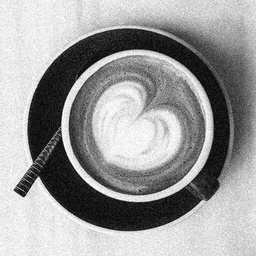
#> input picture data/coffee_noise.jpg, 256 x 256 px, shrunk from 512 x 512 before the run, found by its file name
$ jupyter execute --allow-errors 2_2_smoothing_filter.ipynb
#> lines starting #> are read from the running program, lines starting #| are printed output that depends on the picture
#Pythonで学ぶ画像認識　第2章 画像処理の基礎知識
## 第2.2節 画像に平滑化フィルタをかけてみよう

### モジュールのインポートとGoogleドライブのマウント

[cell 1]
from PIL import Image
import numpy as np

# Googleドライブをマウント
from google.colab import drive
#> (the rest of this cell did not finish here and is left out)

###ガウシアンカーネルの生成関数

[cell 2]
'''
kernel_width : 生成するカーネルの幅
kernel_height: 生成するカーネルの高さ
sigma        : カーネルの値を決めるガウス分布の標準偏差
'''
def generate_gaussian_kernel(
        kernel_width: int, kernel_height: int, sigma: float):
    # カーネルの大きさを奇数に限定に限定
#> called with kernel_width = 5, kernel_height = 5, sigma = 1.3
    assert kernel_width % 2 == 1 and kernel_height % 2 == 1

    # カーネル用の変数を用意
    kernel = np.empty((kernel_height, kernel_width))

    for y in range(-(kernel_height // 2), kernel_height // 2 + 1):
        for x in range(-(kernel_width // 2), kernel_width // 2 + 1):
            # ガウス分布から値を抽出しカーネルに代入
            h = -(x ** 2 + y  ** 2) / (2 * sigma ** 2)
            h = np.exp(h) / (2 * np.pi * sigma ** 2)
            kernel[y + kernel_height // 2, x + kernel_width // 2] = h
#> further down, img is the input picture: PIL image 256x256 L; min 0, max 255, mean 155.6

    # カーネルの和が1になるように正規化
    kernel /= np.sum(kernel)

    return kernel

###畳み込み演算を行う関数

[cell 3]
'''
img   : 畳み込み演算を適用する画像
kernel: 平滑化フィルタのカーネル, [カーネル高さ、カーネル幅]
x     : カーネルの中心となる画像上のx座標
y     : カーネルの中心となる画像上のy座標
'''
def convolution(img: Image.Image, kernel: np.ndarray, x: int, y: int):
    # 画像サイズとカーネルサイズの取得
    width, height = img.size
    kernel_height, kernel_width = kernel.shape[:2]

    # 畳み込み演算
    value = 0
    for y_kernel in range(-(kernel_height // 2),
                          kernel_height // 2 + 1):
        for x_kernel in range(-(kernel_width // 2),
                              kernel_width // 2 + 1):
            # カーネルが画像からはみ出る場合、端の座標を取得
            x_img = max(min(x + x_kernel, width - 1), 0)
            y_img = max(min(y + y_kernel, height - 1), 0)
            h = kernel[y_kernel + kernel_height // 2,
                       x_kernel + kernel_width // 2]
            value += h * img.getpixel((x_img, y_img))

    return value

###画像にカーネルを適用する関数

[cell 4]
'''
img   : 平滑化フィルタを適用する画像
kernel: 平滑化フィルタのカーネル, [カーネル高さ、カーネル幅]
'''
def apply_filter(img: Image.Image, kernel: np.ndarray):
    # 画像サイズの取得
    width, height = img.size
#> width = 256; height = 256

    # フィルタ適用後の画像を保持する変数を用意
    img_filtered = Image.new(mode='L', size=(width, height))
#> img_filtered: PIL image 256x256 L; every value is 0

    # フィルタ適用後の各画素値の計算
    for y in range(height):
        for x in range(width):
            filtered_value = convolution(img, kernel, x, y)
            img_filtered.putpixel((x, y), int(filtered_value))
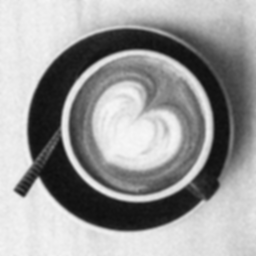
#> img_filtered: PIL image 256x256 L; min 14, max 247, mean 155.1

    return img_filtered

###カーネルの生成

[cell 5]
# ガウシアンカーネルの生成
kernel = generate_gaussian_kernel(
    kernel_width=5, kernel_height=5, sigma=1.3)

# カーネルの表示
print('ガウシアンカーネル:')
print(kernel)

###ガウシアンフィルタの適用

[cell 6]
# 画像の読み込み
img = Image.open('drive/MyDrive/python_image_recognition/data/coffee_noise.jpg')

# ガウシアンフィルタの適用
img_filtered = apply_filter(img, kernel)

# 元画像とフィルタ適用後の画像の表示
print('元のノイズ画像')
display(img)
print('フィルタ適用後の画像')
display(img_filtered)
